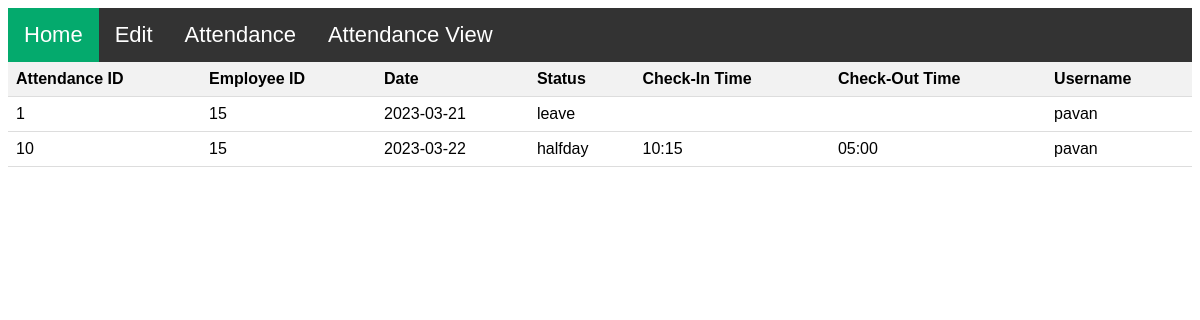
Page /user/view.php (signed in) on the committed database.
### tables this page shows
CREATE TABLE `Attendance` (
  `attendance_id` int(3) NOT NULL,
  `attendance_employee_id` int(3) NOT NULL,
  `attendance_date` date NOT NULL,
  `attendance_status` varchar(255) NOT NULL,
  `checkin_time` varchar(255) NOT NULL,
  `checkout_time` varchar(255) NOT NULL,
  `employee_username` varchar(255) NOT NULL
);

### user/Includes/function.php (the view, shortened to what this page needs)
<?php include '../Includes/db.php';
function view($arr){
    foreach($arr as $arr){
        echo "<tbody>
        <tr>
            <td>{$arr['attendance_id']}</td>
            <td>{$arr['attendance_employee_id']}</td>
            <td>{$arr['attendance_date']}</td>
            <td>{$arr['attendance_status']}</td>"?>
            <td><?php echo $arr['checkin_time'];?></td>
            <?php echo
           "<td>{$arr['checkout_time']}</td>
           <td>{$arr['employee_username']}</td>
        </tr>
    </tbody>";
}
}
?>

### user/view.php (shortened to what this page needs)
<?php session_start();
include "Includes/function.php";
?>
<!DOCTYPE html>
<html>
  <head>
  </head>
  <body>
<ul>
  <li><a class="active" href="index.php">Home</a></li>
  <li><a href="edit.php">Edit</a></li>
  <li><a href="attendance.php">Attendance</a></li>
  <li><a href="view.php">Attendance View</a></li>
</ul>
    <table>
      <thead>
        <tr>
          <th>Attendance ID</th>
          <th>Employee ID</th>
          <th>Date</th>
          <th>Status</th>
          <th>Check-In Time</th>
          <th>Check-Out Time</th>
          <th>Username</th>
        </tr>
      </thead>
        <?php
        $sql9="SELECT * FROM Attendance WHERE employee_username='{$_SESSION['username']}';";
        $result9=mysqli_query($connection,$sql9);
        $res=array();
        while($row6=mysqli_fetch_assoc($result9)){
            $res[]=$row6;
        }
        view($res);
        ?>
    </table>
  </body>
</html>

### user/view.php (style rules this page uses)
a { text-decoration: none; font-size: 22px; color: black; }
ul { list-style-type: none; margin: 0; padding: 0; overflow: hidden; background-color: #333; }
li { float: left; }
li a { display: block; color: white; text-align: center; padding: 14px 16px; text-decoration: none; }
.active { background-color: #04AA6D; }
body { font-family: Arial, sans-serif; }
table { border-collapse: collapse; width: 100%; }
th, td { padding: 8px; text-align: left; border-bottom: 1px solid #ddd; }
th { background-color: #f2f2f2; }

### rows in the picture
attendance: attendance_id "1", attendance_employee "15", attendance_date "2023-03-21", attendance_status "leave", employee_username "pavan"
attendance: attendance_id "10", attendance_employee "15", attendance_date "2023-03-22", attendance_status "halfday", checkin_time "10:15", checkout_time "05:00", employee_username "pavan"
